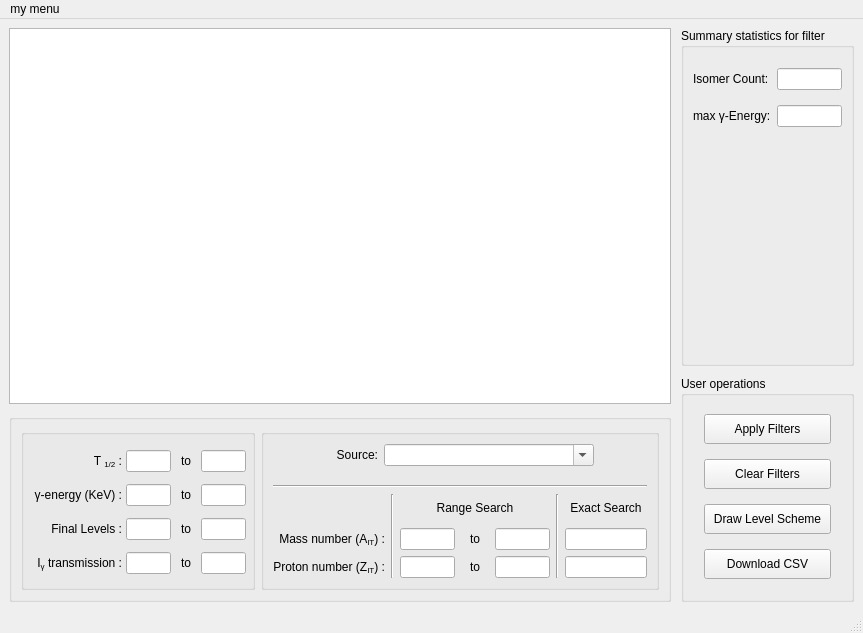
<?xml version="1.0" encoding="UTF-8"?>
<ui version="4.0">
 <class>IsomerAPI</class>
 <widget class="QMainWindow" name="IsomerAPI">
  <property name="geometry">
   <rect>
    <x>0</x>
    <y>0</y>
    <width>863</width>
    <height>633</height>
   </rect>
  </property>
  <property name="windowTitle">
   <string>IsomerAPI</string>
  </property>
  <widget class="QWidget" name="centralwidget">
   <layout class="QGridLayout" name="gridLayout_2" rowstretch="2,1">
    <property name="spacing">
     <number>10</number>
    </property>
    <item row="0" column="0">
     <widget class="QTableView" name="tableView">
      <property name="enabled">
       <bool>true</bool>
      </property>
      <property name="mouseTracking">
       <bool>true</bool>
      </property>
      <property name="editTriggers">
       <set>QAbstractItemView::NoEditTriggers</set>
      </property>
      <property name="alternatingRowColors">
       <bool>true</bool>
      </property>
      <property name="sortingEnabled">
       <bool>true</bool>
      </property>
     </widget>
    </item>
    <item row="0" column="1" rowspan="2">
     <layout class="QVBoxLayout" name="verticalLayout_2" stretch="3,2">
      <property name="spacing">
       <number>10</number>
      </property>
      <item>
       <widget class="QGroupBox" name="groupBox_2">
        <property name="title">
         <string>Summary statistics for filter</string>
        </property>
        <layout class="QFormLayout" name="formLayout">
         <property name="verticalSpacing">
          <number>15</number>
         </property>
         <property name="topMargin">
          <number>20</number>
         </property>
         <item row="0" column="0">
          <widget class="QLabel" name="label_11">
           <property name="text">
            <string>Isomer Count:</string>
           </property>
          </widget>
         </item>
         <item row="0" column="1">
          <widget class="QLineEdit" name="le_entryCounts">
           <property name="readOnly">
            <bool>true</bool>
           </property>
          </widget>
         </item>
         <item row="1" column="0">
          <widget class="QLabel" name="label_12">
           <property name="text">
            <string>max &amp;gamma;-Energy:</string>
           </property>
           <property name="textFormat">
            <enum>Qt::RichText</enum>
           </property>
          </widget>
         </item>
         <item row="1" column="1">
          <widget class="QLineEdit" name="le_maxGAMMA">
           <property name="readOnly">
            <bool>true</bool>
           </property>
          </widget>
         </item>
         <item row="2" column="0">
          <spacer name="verticalSpacer_2">
           <property name="orientation">
            <enum>Qt::Vertical</enum>
           </property>
           <property name="sizeHint" stdset="0">
            <size>
             <width>20</width>
             <height>40</height>
            </size>
           </property>
          </spacer>
         </item>
        </layout>
       </widget>
      </item>
      <item>
       <widget class="QGroupBox" name="groupBox_3">
        <property name="title">
         <string>User operations</string>
        </property>
        <layout class="QVBoxLayout" name="verticalLayout_7">
         <property name="leftMargin">
          <number>20</number>
         </property>
         <property name="rightMargin">
          <number>20</number>
         </property>
         <item>
          <widget class="QPushButton" name="pb_applyFilters">
           <property name="sizePolicy">
            <sizepolicy hsizetype="Preferred" vsizetype="Preferred">
             <horstretch>0</horstretch>
             <verstretch>0</verstretch>
            </sizepolicy>
           </property>
           <property name="maximumSize">
            <size>
             <width>16777215</width>
             <height>30</height>
            </size>
           </property>
           <property name="text">
            <string>Apply Filters</string>
           </property>
          </widget>
         </item>
         <item>
          <widget class="QPushButton" name="pb_clearFilters">
           <property name="sizePolicy">
            <sizepolicy hsizetype="Preferred" vsizetype="Preferred">
             <horstretch>0</horstretch>
             <verstretch>0</verstretch>
            </sizepolicy>
           </property>
           <property name="maximumSize">
            <size>
             <width>16777215</width>
             <height>30</height>
            </size>
           </property>
           <property name="text">
            <string>Clear Filters</string>
           </property>
          </widget>
         </item>
         <item>
          <widget class="QPushButton" name="pb_levelScheme">
           <property name="sizePolicy">
            <sizepolicy hsizetype="Preferred" vsizetype="Preferred">
             <horstretch>0</horstretch>
             <verstretch>0</verstretch>
            </sizepolicy>
           </property>
           <property name="maximumSize">
            <size>
             <width>16777215</width>
             <height>30</height>
            </size>
           </property>
           <property name="text">
            <string>Draw Level Scheme</string>
           </property>
          </widget>
         </item>
         <item>
          <widget class="QPushButton" name="pb_downloadCSV">
           <property name="sizePolicy">
            <sizepolicy hsizetype="Preferred" vsizetype="Preferred">
             <horstretch>0</horstretch>
             <verstretch>0</verstretch>
            </sizepolicy>
           </property>
           <property name="maximumSize">
            <size>
             <width>16777215</width>
             <height>30</height>
            </size>
           </property>
           <property name="text">
            <string>Download CSV</string>
           </property>
          </widget>
         </item>
        </layout>
       </widget>
      </item>
     </layout>
    </item>
    <item row="1" column="0">
     <widget class="QGroupBox" name="gb_tableFilters">
      <property name="title">
       <string/>
      </property>
      <layout class="QHBoxLayout" name="horizontalLayout">
       <item>
        <widget class="QGroupBox" name="groupBox">
         <layout class="QGridLayout" name="gb_filterHouse1" columnstretch="3,2,1,2">
          <property name="leftMargin">
           <number>10</number>
          </property>
          <property name="topMargin">
           <number>9</number>
          </property>
          <property name="rightMargin">
           <number>6</number>
          </property>
          <property name="bottomMargin">
           <number>6</number>
          </property>
          <property name="horizontalSpacing">
           <number>4</number>
          </property>
          <item row="0" column="2">
           <widget class="QLabel" name="label_3">
            <property name="text">
             <string>to</string>
            </property>
            <property name="alignment">
             <set>Qt::AlignCenter</set>
            </property>
           </widget>
          </item>
          <item row="3" column="3">
           <widget class="QLineEdit" name="le_IGAM2"/>
          </item>
          <item row="0" column="3">
           <widget class="QLineEdit" name="le_T122"/>
          </item>
          <item row="1" column="0">
           <widget class="QLabel" name="label_5">
            <property name="text">
             <string>&amp;gamma;-energy (KeV) :</string>
            </property>
            <property name="textFormat">
             <enum>Qt::RichText</enum>
            </property>
            <property name="alignment">
             <set>Qt::AlignRight|Qt::AlignTrailing|Qt::AlignVCenter</set>
            </property>
           </widget>
          </item>
          <item row="1" column="3">
           <widget class="QLineEdit" name="le_GE2"/>
          </item>
          <item row="3" column="0">
           <widget class="QLabel" name="label_7">
            <property name="text">
             <string>I&lt;sub&gt;&amp;gamma;&lt;/sub&gt; transmission :</string>
            </property>
            <property name="textFormat">
             <enum>Qt::RichText</enum>
            </property>
            <property name="alignment">
             <set>Qt::AlignRight|Qt::AlignTrailing|Qt::AlignVCenter</set>
            </property>
           </widget>
          </item>
          <item row="3" column="2">
           <widget class="QLabel" name="label_10">
            <property name="text">
             <string>to</string>
            </property>
            <property name="alignment">
             <set>Qt::AlignCenter</set>
            </property>
           </widget>
          </item>
          <item row="2" column="1">
           <widget class="QLineEdit" name="le_FINE1"/>
          </item>
          <item row="1" column="1">
           <widget class="QLineEdit" name="le_GE1"/>
          </item>
          <item row="2" column="2">
           <widget class="QLabel" name="label_9">
            <property name="text">
             <string>to</string>
            </property>
            <property name="alignment">
             <set>Qt::AlignCenter</set>
            </property>
           </widget>
          </item>
          <item row="2" column="3">
           <widget class="QLineEdit" name="le_FINE2"/>
          </item>
          <item row="3" column="1">
           <widget class="QLineEdit" name="le_IGAM1"/>
          </item>
          <item row="2" column="0">
           <widget class="QLabel" name="label_6">
            <property name="text">
             <string>Final Levels :</string>
            </property>
            <property name="alignment">
             <set>Qt::AlignRight|Qt::AlignTrailing|Qt::AlignVCenter</set>
            </property>
           </widget>
          </item>
          <item row="0" column="1">
           <widget class="QLineEdit" name="le_T121">
            <property name="inputMethodHints">
             <set>Qt::ImhNone</set>
            </property>
           </widget>
          </item>
          <item row="1" column="2">
           <widget class="QLabel" name="label_8">
            <property name="text">
             <string>to</string>
            </property>
            <property name="alignment">
             <set>Qt::AlignCenter</set>
            </property>
           </widget>
          </item>
          <item row="0" column="0">
           <widget class="QLabel" name="label_18">
            <property name="text">
             <string>T &lt;sub&gt;1/2&lt;/sub&gt; :</string>
            </property>
            <property name="textFormat">
             <enum>Qt::RichText</enum>
            </property>
            <property name="alignment">
             <set>Qt::AlignRight|Qt::AlignTrailing|Qt::AlignVCenter</set>
            </property>
           </widget>
          </item>
         </layout>
        </widget>
       </item>
       <item>
        <widget class="QGroupBox" name="gb_filterHouse2">
         <property name="title">
          <string/>
         </property>
         <layout class="QVBoxLayout" name="verticalLayout">
          <item>
           <layout class="QHBoxLayout" name="horizontalLayout_2" stretch="2,4,1">
            <item>
             <widget class="QLabel" name="label_2">
              <property name="text">
               <string>Source:</string>
              </property>
              <property name="alignment">
               <set>Qt::AlignRight|Qt::AlignTrailing|Qt::AlignVCenter</set>
              </property>
             </widget>
            </item>
            <item>
             <widget class="QComboBox" name="cb_sourceFilter">
              <property name="editable">
               <bool>true</bool>
              </property>
              <property name="currentText">
               <string/>
              </property>
             </widget>
            </item>
            <item>
             <spacer name="horizontalSpacer_2">
              <property name="orientation">
               <enum>Qt::Horizontal</enum>
              </property>
              <property name="sizeHint" stdset="0">
               <size>
                <width>40</width>
                <height>20</height>
               </size>
              </property>
             </spacer>
            </item>
           </layout>
          </item>
          <item>
           <spacer name="verticalSpacer">
            <property name="orientation">
             <enum>Qt::Vertical</enum>
            </property>
            <property name="sizeType">
             <enum>QSizePolicy::Fixed</enum>
            </property>
            <property name="sizeHint" stdset="0">
             <size>
              <width>20</width>
              <height>13</height>
             </size>
            </property>
           </spacer>
          </item>
          <item>
           <widget class="Line" name="line_2">
            <property name="orientation">
             <enum>Qt::Horizontal</enum>
            </property>
           </widget>
          </item>
          <item>
           <layout class="QGridLayout" name="gridLayout" columnstretch="4,0,2,1,2,0,3">
            <item row="1" column="6">
             <widget class="QLineEdit" name="le_numA">
              <property name="enabled">
               <bool>true</bool>
              </property>
              <property name="alignment">
               <set>Qt::AlignCenter</set>
              </property>
             </widget>
            </item>
            <item row="0" column="2" colspan="3">
             <widget class="QLabel" name="label_4">
              <property name="text">
               <string>Range Search</string>
              </property>
              <property name="alignment">
               <set>Qt::AlignCenter</set>
              </property>
             </widget>
            </item>
            <item row="1" column="4">
             <widget class="QLineEdit" name="le_numA2">
              <property name="alignment">
               <set>Qt::AlignCenter</set>
              </property>
             </widget>
            </item>
            <item row="1" column="0">
             <widget class="QLabel" name="label_13">
              <property name="text">
               <string>Mass number (A&lt;sub&gt;IT&lt;/sub&gt;) :</string>
              </property>
              <property name="alignment">
               <set>Qt::AlignRight|Qt::AlignTrailing|Qt::AlignVCenter</set>
              </property>
             </widget>
            </item>
            <item row="0" column="5" rowspan="3">
             <widget class="Line" name="line_3">
              <property name="orientation">
               <enum>Qt::Vertical</enum>
              </property>
             </widget>
            </item>
            <item row="0" column="6">
             <widget class="QLabel" name="label_17">
              <property name="text">
               <string>Exact Search</string>
              </property>
              <property name="alignment">
               <set>Qt::AlignCenter</set>
              </property>
             </widget>
            </item>
            <item row="1" column="3">
             <widget class="QLabel" name="label_14">
              <property name="text">
               <string>to</string>
              </property>
              <property name="alignment">
               <set>Qt::AlignCenter</set>
              </property>
             </widget>
            </item>
            <item row="2" column="6">
             <widget class="QLineEdit" name="le_numZ">
              <property name="inputMethodHints">
               <set>Qt::ImhNone</set>
              </property>
              <property name="alignment">
               <set>Qt::AlignCenter</set>
              </property>
             </widget>
            </item>
            <item row="2" column="2">
             <widget class="QLineEdit" name="le_numZ1">
              <property name="alignment">
               <set>Qt::AlignCenter</set>
              </property>
             </widget>
            </item>
            <item row="2" column="4">
             <widget class="QLineEdit" name="le_numZ2">
              <property name="alignment">
               <set>Qt::AlignCenter</set>
              </property>
             </widget>
            </item>
            <item row="2" column="3">
             <widget class="QLabel" name="label_16">
              <property name="text">
               <string>to</string>
              </property>
              <property name="alignment">
               <set>Qt::AlignCenter</set>
              </property>
             </widget>
            </item>
            <item row="1" column="2">
             <widget class="QLineEdit" name="le_numA1">
              <property name="alignment">
               <set>Qt::AlignCenter</set>
              </property>
             </widget>
            </item>
            <item row="2" column="0">
             <widget class="QLabel" name="label_15">
              <property name="text">
               <string>Proton number (Z&lt;sub&gt;IT&lt;/sub&gt;) :</string>
              </property>
              <property name="alignment">
               <set>Qt::AlignRight|Qt::AlignTrailing|Qt::AlignVCenter</set>
              </property>
             </widget>
            </item>
            <item row="0" column="1" rowspan="3">
             <widget class="Line" name="line">
              <property name="orientation">
               <enum>Qt::Vertical</enum>
              </property>
             </widget>
            </item>
           </layout>
          </item>
         </layout>
        </widget>
       </item>
      </layout>
     </widget>
    </item>
   </layout>
  </widget>
  <widget class="QMenuBar" name="menubar">
   <property name="geometry">
    <rect>
     <x>0</x>
     <y>0</y>
     <width>863</width>
     <height>21</height>
    </rect>
   </property>
   <widget class="QMenu" name="menumy_menu">
    <property name="title">
     <string>my menu</string>
    </property>
   </widget>
   <addaction name="menumy_menu"/>
  </widget>
  <widget class="QStatusBar" name="statusbar"/>
 </widget>
 <tabstops>
  <tabstop>tableView</tabstop>
  <tabstop>le_T121</tabstop>
  <tabstop>le_T122</tabstop>
  <tabstop>le_GE1</tabstop>
  <tabstop>le_GE2</tabstop>
  <tabstop>le_FINE1</tabstop>
  <tabstop>le_FINE2</tabstop>
  <tabstop>le_IGAM1</tabstop>
  <tabstop>le_IGAM2</tabstop>
  <tabstop>cb_sourceFilter</tabstop>
  <tabstop>le_numA1</tabstop>
  <tabstop>le_numA2</tabstop>
  <tabstop>le_numZ1</tabstop>
  <tabstop>le_numZ2</tabstop>
  <tabstop>le_numA</tabstop>
  <tabstop>le_numZ</tabstop>
  <tabstop>le_entryCounts</tabstop>
  <tabstop>le_maxGAMMA</tabstop>
  <tabstop>pb_applyFilters</tabstop>
  <tabstop>pb_clearFilters</tabstop>
  <tabstop>pb_levelScheme</tabstop>
  <tabstop>pb_downloadCSV</tabstop>
 </tabstops>
 <resources/>
 <connections/>
</ui>
